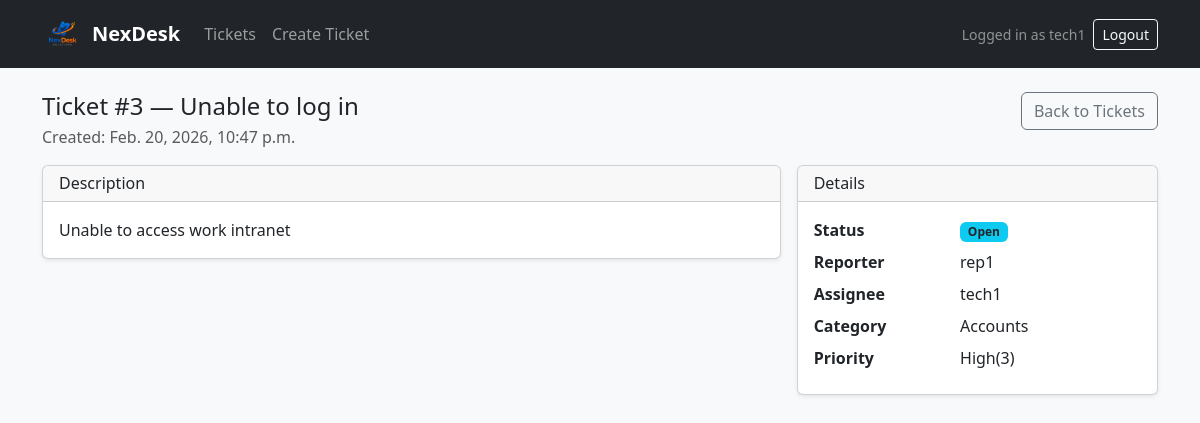
Page /tickets/3/ (signed in) on the committed database.
### tickets/models.py (models this page shows, shortened)
class Ticket(models.Model):
    title = models.CharField(max_length=120)
    description = models.TextField()
    status = models.CharField(
        max_length=20,
        choices=TicketStatus.choices,
        default=TicketStatus.NEW,
    )
    created_at = models.DateTimeField(default=timezone.now)
    updated_at = models.DateTimeField(auto_now=True)
    assigned_at = models.DateTimeField(null=True, blank=True)
    reporter = models.ForeignKey(
        settings.AUTH_USER_MODEL,
        on_delete=models.PROTECT,
        related_name="reported_tickets",
    )
    assignee = models.ForeignKey(
        settings.AUTH_USER_MODEL,
        on_delete=models.PROTECT,
        null=True,
        blank=True,
        related_name="assigned_tickets",
    )
    category = models.ForeignKey(Category, on_delete=models.PROTECT)
    priority = models.ForeignKey(Priority, on_delete=models.PROTECT)

class Category(models.Model):
    name = models.CharField(max_length=80, unique=True)
    is_active = models.BooleanField(default=True)

class Priority(models.Model):
    name = models.CharField(max_length=20, unique=True)  # Low/Medium/High/Critical
    rank = models.PositiveIntegerField(default=1)

### tickets/views.py (the view)
# urls.py: path("tickets/<int:ticket_id>/", views.ticket_detail, name="ticket_detail"),
@login_required
def ticket_detail(request, ticket_id: int):
    ticket = get_object_or_404(Ticket, pk=ticket_id)
    is_admin = request.user.is_superuser or user_has_role(request.user, RoleName.ADMIN)
    return render(request, "tickets/ticket_detail.html", {"ticket": ticket, "is_admin": is_admin})

### tickets/models.py (called while the page is built)
def user_has_role(user, role_name: str) -> bool:
    if getattr(user, "is_superuser", False) and role_name == RoleName.ADMIN:
        return True
    return hasattr(user, "user_role") and user.user_role.role.role_name == role_name

### tickets/templates/tickets/ticket_detail.html (shortened to what this page needs)
{% extends "tickets/base.html" %}
{% block content %}
<div class="d-flex align-items-start justify-content-between flex-wrap gap-2 mb-3">
  <div>
    <h1 class="h4 mb-1">Ticket #{{ ticket.id }} — {{ ticket.title }}</h1>
    <div class="text-muted">Created: {{ ticket.created_at }}</div>
  </div>
  <div class="d-flex gap-2">
    <a class="btn btn-outline-secondary" href="{% url 'ticket_list' %}">Back to Tickets</a>
  </div>
</div>
<div class="row g-3">
  <div class="col-12 col-lg-8">
    <div class="card shadow-sm">
      <div class="card-header">
        <h2 class="h6 mb-0">Description</h2>
      </div>
      <div class="card-body">
        <p class="mb-0">{{ ticket.description }}</p>
      </div>
    </div>
  </div>
  <div class="col-12 col-lg-4">
    <div class="card shadow-sm">
      <div class="card-header">
        <h2 class="h6 mb-0">Details</h2>
      </div>
      <div class="card-body">
        <dl class="row mb-0">
          <dt class="col-5">Status</dt>
          <dd class="col-7">
            <span class="badge bg-info text-dark">{{ ticket.status }}</span>
          </dd>
          <dt class="col-5">Reporter</dt>
          <dd class="col-7">{{ ticket.reporter.username }}</dd>
          <dt class="col-5">Assignee</dt>
          <dd class="col-7">{{ ticket.assignee.username|default:"Unassigned" }}</dd>
          <dt class="col-5">Category</dt>
          <dd class="col-7">{{ ticket.category.name }}</dd>
          <dt class="col-5">Priority</dt>
          <dd class="col-7">{{ ticket.priority.name }}</dd>
        </dl>
      </div>
    </div>
  </div>
</div>
{% endblock %}

### tickets/templates/tickets/base.html (shortened to what this page needs)
{% load static %}
<!doctype html>
<html lang="en">
<head>
  <link href="https://cdn.jsdelivr.net/npm/bootstrap@5.3.3/dist/css/bootstrap.min.css" rel="stylesheet">
</head>
<body class="bg-light">
<nav class="navbar navbar-expand-lg navbar-dark bg-dark">
  <div class="container">
<a class="navbar-brand d-flex align-items-center gap-2" href="{% url 'ticket_list' %}">
  <img src="{% static 'images/logo.png' %}"
       alt="NexDesk Solutions logo"
       style="height: 42px; width: auto;">
  <span class="fw-semibold">NexDesk</span>
</a>
    <div class="collapse navbar-collapse" id="nav">
      <ul class="navbar-nav me-auto">
        <li class="nav-item">
          <a class="nav-link" href="{% url 'ticket_list' %}">Tickets</a>
        </li>
        <li class="nav-item">
          <a class="nav-link" href="{% url 'ticket_create' %}">Create Ticket</a>
        </li>
      </ul>
      <div class="d-flex align-items-center gap-2">
        {% if user.is_authenticated %}
          <span class="text-white-50 small">
            Logged in as {{ user.username }}
          </span>
          <form method="post" action="{% url 'logout' %}" class="d-inline">
            <button type="submit" class="btn btn-outline-light btn-sm">
              Logout
            </button>
          </form>
        {% else %}
          <a class="btn btn-outline-light btn-sm"
             href="{% url 'login' %}">
             Login
          </a>
        {% endif %}
      </div>
    </div>
  </div>
</nav>
<main class="container py-4">
  {% block content %}{% endblock %}
</main>
</body>
</html>

### rows in the picture
Ticket: id "3", title "Unable to log in", created_at "Feb. 20, 2026, 10:47 p.m.", description "Unable to access work intranet", status "Open", reporter.username "rep1", assignee.username "tech1", category.name "Accounts", priority.name "High(3)"

### other values in the picture
{{ user.username }} "tech1"
